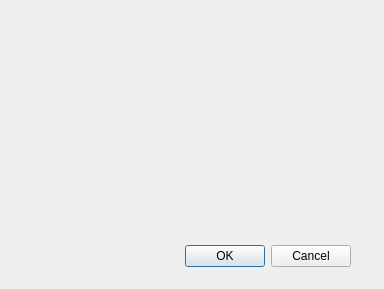
<?xml version="1.0" encoding="UTF-8"?>
<ui version="4.0">
 <class>Dialog</class>
 <widget class="QDialog" name="Dialog">
  <property name="geometry">
   <rect>
    <x>0</x>
    <y>0</y>
    <width>384</width>
    <height>289</height>
   </rect>
  </property>
  <property name="windowTitle">
   <string>Dialog</string>
  </property>
  <widget class="QDialogButtonBox" name="buttonBox">
   <property name="geometry">
    <rect>
     <x>50</x>
     <y>240</y>
     <width>301</width>
     <height>32</height>
    </rect>
   </property>
   <property name="orientation">
    <enum>Qt::Horizontal</enum>
   </property>
   <property name="standardButtons">
    <set>QDialogButtonBox::Cancel|QDialogButtonBox::Ok</set>
   </property>
  </widget>
 </widget>
 <resources/>
 <connections>
  <connection>
   <sender>buttonBox</sender>
   <signal>accepted()</signal>
   <receiver>Dialog</receiver>
   <slot>accept()</slot>
   <hints>
    <hint type="sourcelabel">
     <x>248</x>
     <y>254</y>
    </hint>
    <hint type="destinationlabel">
     <x>157</x>
     <y>274</y>
    </hint>
   </hints>
  </connection>
  <connection>
   <sender>buttonBox</sender>
   <signal>rejected()</signal>
   <receiver>Dialog</receiver>
   <slot>reject()</slot>
   <hints>
    <hint type="sourcelabel">
     <x>316</x>
     <y>260</y>
    </hint>
    <hint type="destinationlabel">
     <x>286</x>
     <y>274</y>
    </hint>
   </hints>
  </connection>
 </connections>
</ui>
